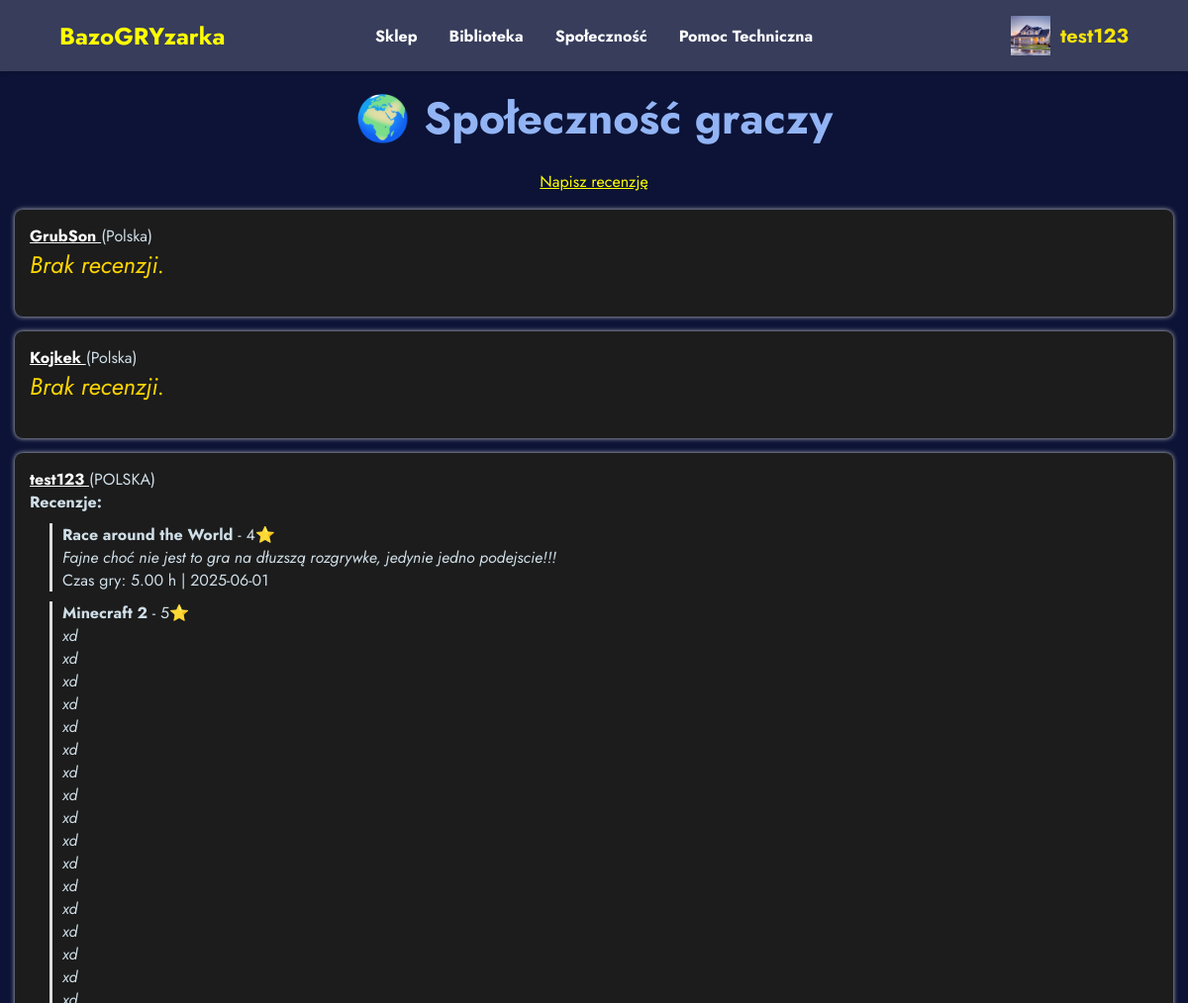
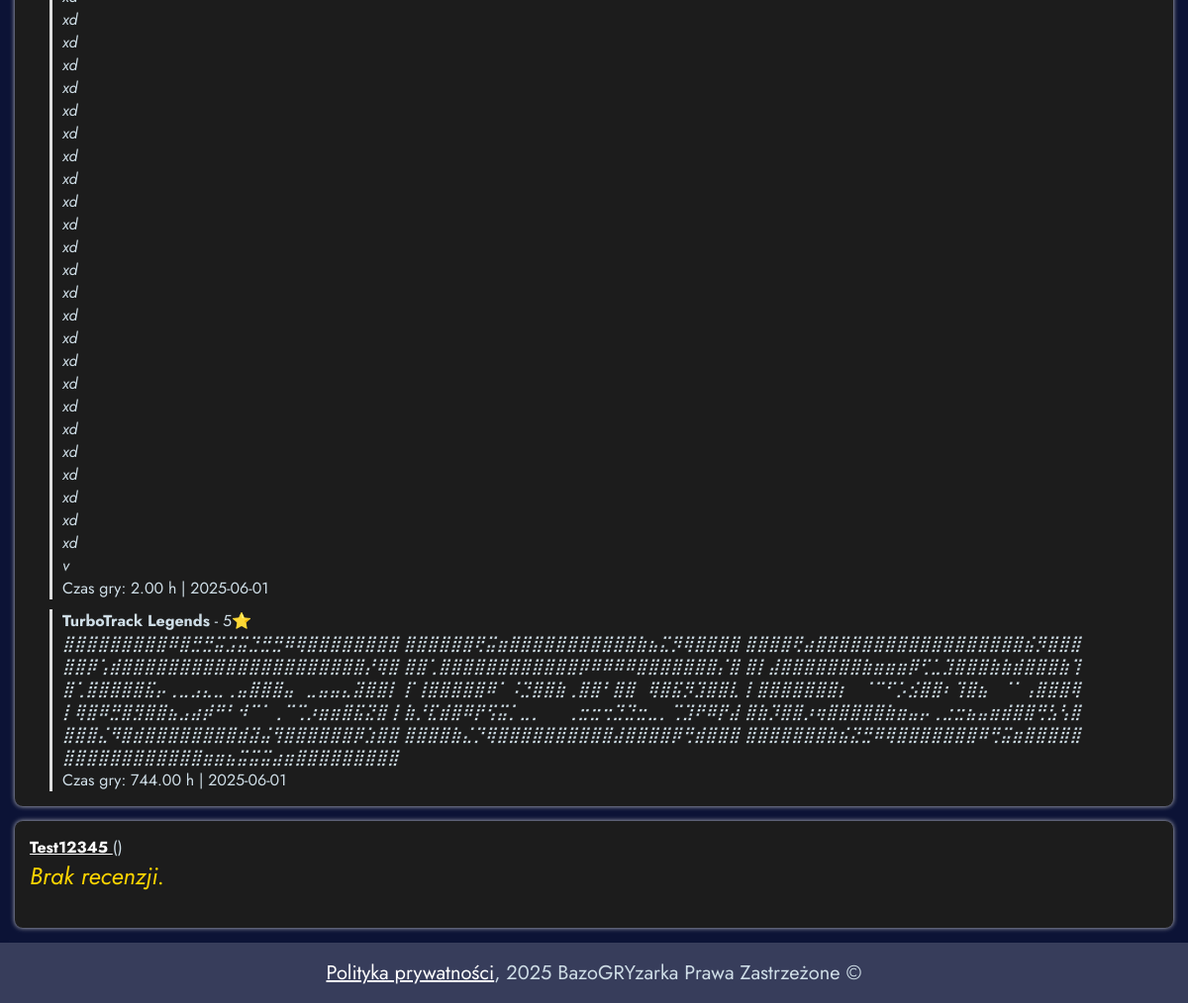
/community.php (signed in), run on the app's committed database (2 pictures, top to bottom).
### tables this page shows
CREATE TABLE `Uzytkownik` (
  `Id_Uzytkownika` int NOT NULL,
  `Nick` varchar(50) DEFAULT NULL,
  `Imie` varchar(50) DEFAULT NULL,
  `Nazwisko` varchar(50) DEFAULT NULL,
  `Kraj` varchar(50) DEFAULT NULL,
  `LinkDoProfilu` varchar(255) DEFAULT NULL,
  `ZdjecieProfilowe` varchar(50) DEFAULT NULL,
  `Opis` text,
  `password_hash` varchar(255) DEFAULT NULL,
  `created_at` timestamp NULL DEFAULT CURRENT_TIMESTAMP,
  `email` varchar(100) DEFAULT NULL
);

CREATE TABLE `Recenzje` (
  `Id_Recenzje` int NOT NULL,
  `Id_Gry` int DEFAULT NULL,
  `Typ` varchar(100) DEFAULT NULL,
  `Tresc` text,
  `Id_Uzytkownika` int DEFAULT NULL,
  `Data_wystawienie` date DEFAULT NULL,
  `Czas_gry` float(10,2) DEFAULT NULL
);

CREATE TABLE `Gra` (
  `IdGry` int NOT NULL,
  `Tytul` varchar(255) DEFAULT NULL,
  `Wydawca` varchar(255) DEFAULT NULL,
  `Producent` varchar(255) DEFAULT NULL,
  `Id_JakieSystemy` int DEFAULT NULL,
  `Cena` decimal(10,2) DEFAULT NULL,
  `Id_Pegi` int DEFAULT NULL,
  `DataWydania` date DEFAULT NULL,
  `krotkiOpis` text,
  `dlugiOpis` text,
  `zdjGlowne` text,
  `WebGLFolderName` varchar(255) DEFAULT NULL
);

### community.php (the view, shortened to what this page needs)
<?php
$conn = new mysqli("localhost", "root", "newpassword", "BazoGRYzarka");
$sql = "
    SELECT
        U.Id_Uzytkownika,
        U.Nick,
        U.Kraj,
        R.Tresc,
        R.Typ,
        R.Czas_gry,
        R.Data_wystawienie,
        G.Tytul
    FROM Uzytkownik U
    LEFT JOIN Recenzje R ON U.Id_Uzytkownika = R.Id_Uzytkownika
    LEFT JOIN Gra G ON R.Id_Gry = G.IdGry
    ORDER BY U.Nick ASC, R.Data_wystawienie DESC
";
$result = $conn->query($sql);
$users = [];
while ($row = $result->fetch_assoc()) {
    $userId = $row['Id_Uzytkownika'];
    if (!isset($users[$userId])) {
        $users[$userId] = [
            'Nick' => $row['Nick'],
            'Kraj' => $row['Kraj'],
            'Recenzje' => []
        ];
    }
    if ($row['Tresc']) {
        $users[$userId]['Recenzje'][] = [
            'Tytul' => $row['Tytul'],
            'Tresc' => $row['Tresc'],
            'Typ' => $row['Typ'],
            'Czas_gry' => $row['Czas_gry'],
            'Data' => $row['Data_wystawienie']
        ];
    }
}
$nick = $_SESSION['user'];
$stmt = $conn->prepare("SELECT ZdjecieProfilowe FROM Uzytkownik WHERE Nick = ?");
$stmt->bind_param("s", $nick);
$stmt->execute();
$result = $stmt->get_result();
if ($result->num_rows > 0) {
    $row = $result->fetch_assoc();
    $avatar = $row['ZdjecieProfilowe'] ?: 'default.jpg';
} else {
    $avatar = 'default.jpg';
}
?>
<!DOCTYPE html>
<html lang="pl">
<head>
    <link rel="stylesheet" href="styles.css">
</head>
<body style="display: block;">
    <nav class="navbar">
    <div class="nav-container">
        <h1 class="platform-name"><a href="/BazoGRYzarka/main">BazoGRYzarka</a></h1>
        <div class="nav-links">
            <a href="/BazoGRYzarka/sklep">Sklep</a>
            <a href="/BazoGRYzarka/library">Biblioteka</a>
            <a href="/BazoGRYzarka/community">Społeczność</a>
            <a href="/BazoGRYzarka/contact">Pomoc Techniczna</a>
        </div>
        <div class="user-profile">
    <?php if (isset($_SESSION['user']) && isset($_SESSION['user_id'])): ?>
        <img src="/BazoGRYzarka/images/<?php echo htmlspecialchars($avatar ?? 'default.jpg'); ?>" alt="User Avatar" class="user-avatar" width="40" height="40" />
        <span class="username"><a href="/BazoGRYzarka/profile"><?php echo htmlspecialchars($_SESSION['user']); ?></a></span>
    <?php else: ?>
        <img src="/BazoGRYzarka/images/default.jpg" alt="Default Avatar" class="user-avatar" width="40" height="40" />
        <span class="username"><a href="/BazoGRYzarka/login">Zaloguj się</a></span>
    <?php endif; ?>
</div>
    </div>
</nav>
    <h1 style="display: flex;justify-content: center;align-items: center;margin: 15px;">🌍 Społeczność graczy</h1>
    <a style="width: 100%; height: 30px; background-color: lightblack; padding: 5px; display: flex; color: yellow; text-align: center; justify-content: center;" href="create_review">Napisz recenzję</a>
    <?php foreach ($users as $userId => $user): ?>
    <div class="user-box">
        <strong>
            <a style="color: white;" href="profile?user_id=<?= urlencode($userId) ?>">
                <?= htmlspecialchars($user['Nick']) ?>
            </a>
        </strong> (<?= htmlspecialchars($user['Kraj']) ?>)
        <?php if (!empty($user['Recenzje'])): ?>
            <div class="reviews">
                <h4>Recenzje:</h4>
                <?php foreach ($user['Recenzje'] as $rev): ?>
                    <div class="review">
                        <strong><?= htmlspecialchars($rev['Tytul']) ?></strong> - <?= htmlspecialchars($rev['Typ']) ?>⭐
                        <div><em><?= nl2br(htmlspecialchars($rev['Tresc'])) ?></em></div>
                        <div>Czas gry: <?= htmlspecialchars($rev['Czas_gry']) ?> h | <?= htmlspecialchars($rev['Data']) ?></div>
                    </div>
                <?php endforeach; ?>
            </div>
        <?php else: ?>
            <p><em>Brak recenzji.</em></p>
        <?php endif; ?>
    </div>
<?php endforeach; ?>
<div id="footer">
        <a href="privacy">Polityka prywatności</a>, 2025 BazoGRYzarka Prawa Zastrzeżone &copy;
    </div>
</body>
</html>

### styles.css (style rules this page uses)
* { margin: 0; padding: 0; box-sizing: border-box; }
body { font-family: 'Jost', sans-serif; background-color: #0C1336; color: #CFDEE7; display: flex; justify-content: center; align-items: center; height: 100vh; }
h1 { font-size: 2.8rem; margin-bottom: 15px; font-weight: 700; color: #92B4F4; }
p { font-size: 1.5rem; margin-bottom: 20px; color: #ffd500; }
.navbar { background-color: #373D5B; padding: 1rem 0; box-shadow: 0 2px 5px rgba(0,0,0,0.1); }
.nav-container { display: flex; justify-content: space-between; align-items: center; width: 90%; max-width: 1200px; margin: 0 auto; }
.platform-name { color: #ffffff; font-size: 1.5rem; margin-right: 3rem; font-weight: bold; }
.nav-links { display: flex; gap: 2rem; position: absolute; left: 50%; transform: translateX(-50%); }
.nav-links a { color: #FFFFFF; text-decoration: none; font-weight: bold; font-size: 1rem; transition: color 0.3s; }
.user-profile { display: flex; align-items: center; gap: 10px; margin-left: 20px; }
.user-avatar { width: 40px; height: 40px; object-fit: cover; }
.username { color: #f6e30b; font-weight: bold; font-size: 20px; }
.navbar h1 { margin-bottom: 0px; }
#footer { background-color: #373D5B; padding: 1rem 0; box-shadow: 0 2px 5px rgba(0,0,0,0.1); width: 100%; display: flex; justify-content: center; align-items: center; font-size: 20px; }
#footer a { color: white; }
.user-profile a { text-decoration: none; color: #f6e30b; }
.platform-name a { color: yellow; text-decoration: none; }
.user-box { margin: 15px; background: #1c1c1c; padding: 15px; margin-bottom: 15px; border-radius: 8px; box-shadow: 0 0 5px #ccc; }
.review { margin-left: 20px; margin-top: 10px; padding-left: 10px; border-left: 3px solid #ddd; }

### data on the page
uzytkownik: ZdjecieProfilowe (picture)
uzytkownik: Nick "GrubSon", Kraj "Polska", shows "Brak recenzji."
uzytkownik: Nick "Kojkek", Kraj "Polska", shows "Brak recenzji."
recenzje: Id_Gry.Tytul "Race around the World", Typ "4", Tresc "Fajne choć nie jest to gra na dłuzszą rozgrywke, jedynie jedno podejscie!!!", Czas_gry "5.00", Data_wystawienie "2025-06-01"
recenzje: Id_Gry.Tytul "Minecraft 2", Typ "5", Tresc "xd xd xd xd xd xd xd xd xd xd xd xd xd xd xd xd xd xd xd xd xd xd xd xd xd xd xd xd xd xd xd xd xd xd xd xd xd xd xd xd xd v", Czas_gry "2.00", Data_wystawienie "2025-06-01"
recenzje: Id_Gry.Tytul "TurboTrack Legends", Typ "5", Tresc "⣿⣿⣿⣿⣿⣿⣿⣿⣿⠿⣿⣛⣛⣭⣩⣭⣙⣛⣛⠿⢿⣿⣿⣿⣿⣿⣿⣿⣿ ⣿⣿⣿⣿⣿⣿⢟⣭⣶⣿⣿⣿⣿⣿⣿⣿⣿⣿⣿⣿⣷⣦⣍⡻⢿⣿⣿⣿⣿ ⣿⣿⣿⣿⢟⣴⣿⣿⣿⣿⣿⣿⣿⣿⣿⣿⣿⣿⣿⣿⣿⣿⣿⣿⣮⡻⣿⣿⣿ ⣿⣿⡿⢡⣾⣿⣿⣿⣿⣿⣿⣿⣿⣿⣿⣿⣿⣿⣿⣿⣿⣿⣿⣿⣿⣿⡜⢿⣿ ⣿⣿⢁⣿⣿⣿⣿⣿⣿⣿⣿⣿⣿⣿⣿⡿⠿⠿⠿⠿⣿⣿⣿⣿⣿⣿⣿⡌⣿ ⣿⡇⣼⣿⣿⣿⣿⣿⣿⣿⣷⣶⣶⣶⡿⢋⣁⣹⣿⣿⣿⣷⣷⣾⣿⣿⣿⣷⢹ ⣿⢁⣿⣿⣿⣿⣿⣯⡤⢀⣀⣠⣄⣀⢀⣤⣿⣿⣿⣤⠀⣀⣤⣤⣄⣽⣿⣿⡇ ⡏⢸⣿⣿⣿⣿⣿⠿⠁⠨⣙⣿⣿⣷⢀⣿⣿⠃⣿⣿⠀⢿⣿⣯⡻⣹⣿⣿⣇ ⡇⣿⣿⣿⣿⣿⣿⣿⡆⠀⠈⠉⠋⡡⣪⣿⣿⠆⢹⣿⣦⠀⠈⠁⢠⣿⣿⣿⢿ ⡇⢿⣿⠿⣛⣿⣻⣿⣿⣦⣠⣴⡾⠛⠃⠺⠉⠁⢀⠉⢉⡰⣶⣶⣿⣯⣝⣿⢸ ⣷⡘⣏⣾⣿⠿⡟⢫⣭⡁⣀⡀⠀⠀⢀⣒⣒⢒⣙⣙⣒⣀⡀⢉⣹⠟⠿⡟⣼ ⣿⣷⡹⣿⣿⡰⢶⣿⣿⣿⣿⣿⣷⣶⣤⡤⢀⣐⣒⣦⣤⣶⣾⣿⣿⢛⣣⢣⣿ ⣿⣿⣿⣌⠻⣿⣾⣿⣿⣿⣿⣿⣿⣿⣿⣾⣽⣬⢻⣿⣿⣿⣿⣿⣿⡿⣱⣿⣿ ⣿⣿⣿⣿⣷⣌⡙⢿⣿⣿⣿⣿⣿⣿⣿⣿⣿⣿⣼⣿⣿⣿⣿⡿⢛⣾⣿⣿⣿ ⣿⣿⣿⣿⣿⣿⣿⣷⣮⣝⣛⠿⢿⣿⣿⣿⣿⣿⣿⣿⠿⢛⣭⣶⣿⣿⣿⣿⣿ ⣿⣿⣿⣿⣿⣿⣿⣿⣿⣿⣿⣿⣶⣶⣦⣭⣭⣭⣴⣶⣿⣿⣿⣿⣿⣿⣿⣿⣿", Czas_gry "744.00", Data_wystawienie "2025-06-01"

### other printed values
$_SESSION['user'] "test123"
$user['Nick'] "test123"
$user['Kraj'] "POLSKA"
$user['Nick'] "Test12345"
